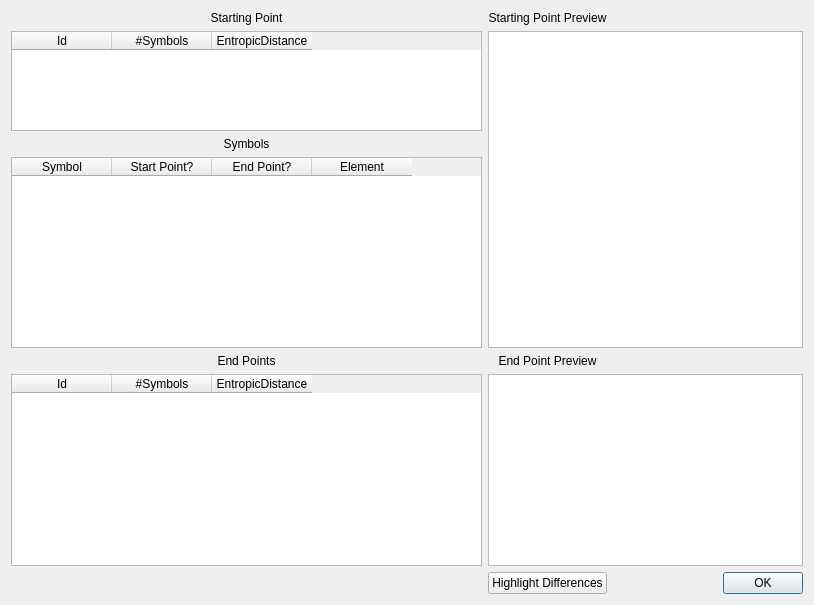
<?xml version="1.0" encoding="UTF-8"?>
<ui version="4.0">
 <class>entropicDistanceWindow</class>
 <widget class="QDialog" name="entropicDistanceWindow">
  <property name="geometry">
   <rect>
    <x>0</x>
    <y>0</y>
    <width>814</width>
    <height>605</height>
   </rect>
  </property>
  <property name="windowTitle">
   <string>Dialog</string>
  </property>
  <layout class="QGridLayout" name="gridLayout_2">
   <item row="0" column="0">
    <layout class="QGridLayout" name="gridLayout">
     <item row="0" column="0">
      <widget class="QLabel" name="label">
       <property name="text">
        <string>Starting Point</string>
       </property>
       <property name="alignment">
        <set>Qt::AlignCenter</set>
       </property>
      </widget>
     </item>
     <item row="0" column="1">
      <widget class="QLabel" name="label_4">
       <property name="text">
        <string>Starting Point Preview</string>
       </property>
       <property name="alignment">
        <set>Qt::AlignCenter</set>
       </property>
      </widget>
     </item>
     <item row="1" column="0">
      <widget class="QTableWidget" name="tableWidget_StartingPoint">
       <property name="minimumSize">
        <size>
         <width>471</width>
         <height>100</height>
        </size>
       </property>
       <property name="maximumSize">
        <size>
         <width>471</width>
         <height>100</height>
        </size>
       </property>
       <property name="selectionBehavior">
        <enum>QAbstractItemView::SelectRows</enum>
       </property>
       <column>
        <property name="text">
         <string>Id</string>
        </property>
       </column>
       <column>
        <property name="text">
         <string>#Symbols</string>
        </property>
       </column>
       <column>
        <property name="text">
         <string>EntropicDistance</string>
        </property>
       </column>
      </widget>
     </item>
     <item row="1" column="1" rowspan="3" colspan="2">
      <widget class="QTextBrowser" name="textBrowser_StartingPoint"/>
     </item>
     <item row="2" column="0">
      <widget class="QLabel" name="label_2">
       <property name="text">
        <string>Symbols</string>
       </property>
       <property name="alignment">
        <set>Qt::AlignCenter</set>
       </property>
      </widget>
     </item>
     <item row="3" column="0">
      <widget class="QTableWidget" name="tableWidget_Symbols">
       <property name="selectionBehavior">
        <enum>QAbstractItemView::SelectRows</enum>
       </property>
       <column>
        <property name="text">
         <string>Symbol</string>
        </property>
       </column>
       <column>
        <property name="text">
         <string>Start Point?</string>
        </property>
       </column>
       <column>
        <property name="text">
         <string>End Point?</string>
        </property>
       </column>
       <column>
        <property name="text">
         <string>Element</string>
        </property>
       </column>
      </widget>
     </item>
     <item row="4" column="0">
      <widget class="QLabel" name="label_3">
       <property name="text">
        <string>End Points</string>
       </property>
       <property name="alignment">
        <set>Qt::AlignCenter</set>
       </property>
      </widget>
     </item>
     <item row="4" column="1">
      <widget class="QLabel" name="label_5">
       <property name="text">
        <string>End Point Preview</string>
       </property>
       <property name="alignment">
        <set>Qt::AlignCenter</set>
       </property>
      </widget>
     </item>
     <item row="5" column="0">
      <widget class="QTableWidget" name="tableWidget_EndPoints">
       <property name="selectionBehavior">
        <enum>QAbstractItemView::SelectRows</enum>
       </property>
       <column>
        <property name="text">
         <string>Id</string>
        </property>
       </column>
       <column>
        <property name="text">
         <string>#Symbols</string>
        </property>
       </column>
       <column>
        <property name="text">
         <string>EntropicDistance</string>
        </property>
       </column>
      </widget>
     </item>
     <item row="5" column="1" colspan="2">
      <widget class="QTextBrowser" name="textBrowser_EndPoint"/>
     </item>
     <item row="6" column="1">
      <widget class="QPushButton" name="pushButton">
       <property name="text">
        <string>Highlight Differences</string>
       </property>
      </widget>
     </item>
     <item row="6" column="2">
      <widget class="QDialogButtonBox" name="buttonBox">
       <property name="orientation">
        <enum>Qt::Horizontal</enum>
       </property>
       <property name="standardButtons">
        <set>QDialogButtonBox::Ok</set>
       </property>
      </widget>
     </item>
    </layout>
   </item>
  </layout>
 </widget>
 <resources/>
 <connections>
  <connection>
   <sender>buttonBox</sender>
   <signal>accepted()</signal>
   <receiver>entropicDistanceWindow</receiver>
   <slot>accept()</slot>
   <hints>
    <hint type="sourcelabel">
     <x>248</x>
     <y>254</y>
    </hint>
    <hint type="destinationlabel">
     <x>157</x>
     <y>274</y>
    </hint>
   </hints>
  </connection>
  <connection>
   <sender>buttonBox</sender>
   <signal>rejected()</signal>
   <receiver>entropicDistanceWindow</receiver>
   <slot>reject()</slot>
   <hints>
    <hint type="sourcelabel">
     <x>316</x>
     <y>260</y>
    </hint>
    <hint type="destinationlabel">
     <x>286</x>
     <y>274</y>
    </hint>
   </hints>
  </connection>
 </connections>
</ui>
